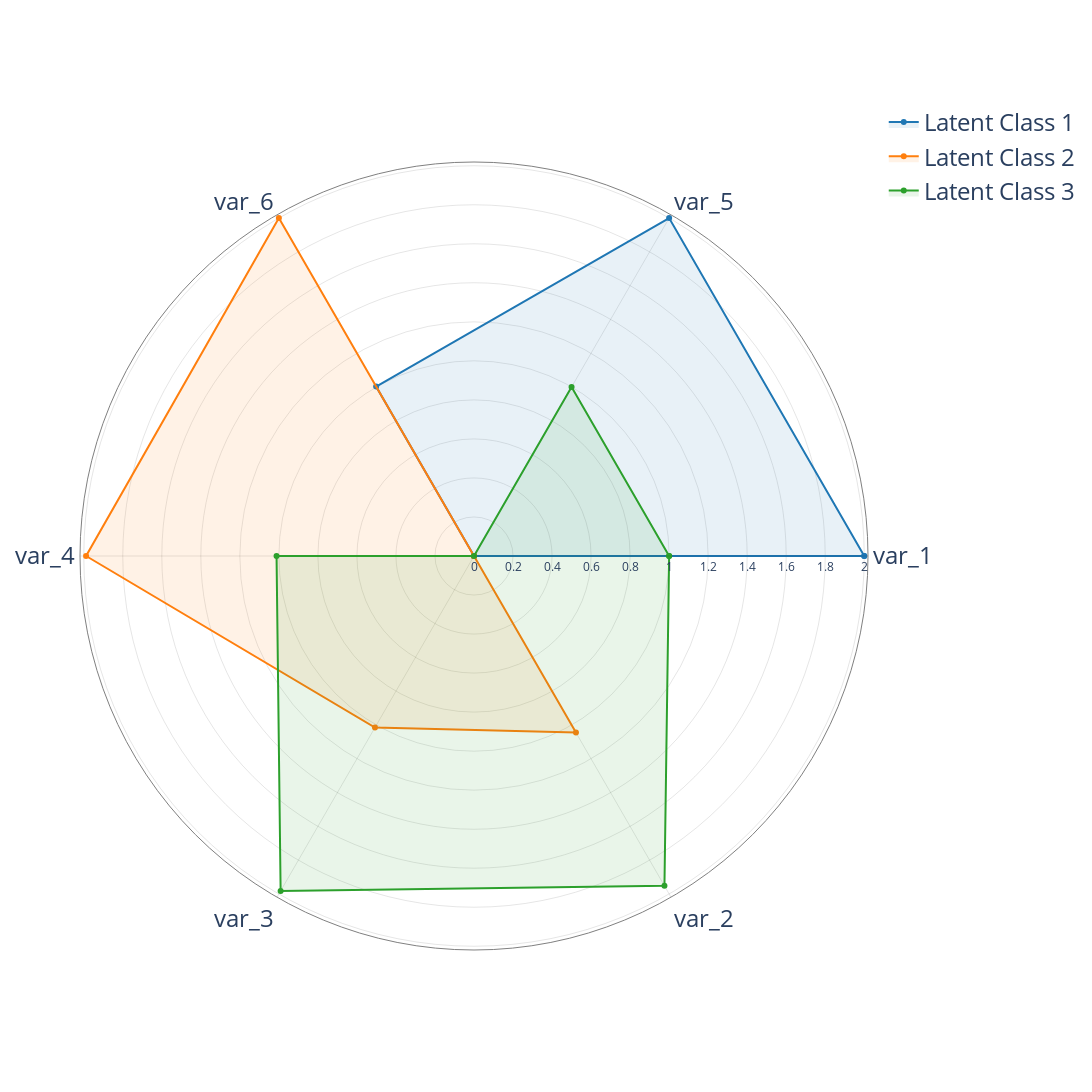

Notebook code for this chart:
### Markdown cell above
# LCA

### Code cell
lca_model, assignments = utils.analysis.lca(
    data=synthetic_cluster_data, 
    return_assignments=True, 
    show_polar_plot=True, 
    show_metrics=True
)

### Figure 1 — Plotly figure (JSON) as saved in the notebook; plotly's stock layout.template omitted (floating-point values rounded to 4 significant figures)
{"data": [{"fill": "toself", "fillcolor": "rgba(31, 119, 180, 0.1)", "line": {"color": "#1f77b4"}, "name": "Latent Class 1", "r": [2, 2, 1.003, 0, 0, 0, 2], "theta": ["var_1", "var_5", "var_6", "var_4", "var_3", "var_2", "var_1"], "type": "scatterpolar"}, {"fill": "toself", "fillcolor": "rgba(255, 127, 14, 0.1)", "line": {"color": "#ff7f0e"}, "name": "Latent Class 2", "r": [0, 0, 2, 1.988, 1.015, 1.045, 0], "theta": ["var_1", "var_5", "var_6", "var_4", "var_3", "var_2", "var_1"], "type": "scatterpolar"}, {"fill": "toself", "fillcolor": "rgba(44, 160, 44, 0.1)", "line": {"color": "#2ca02c"}, "name": "Latent Class 3", "r": [1, 1, 0, 1.012, 1.982, 1.952, 1], "theta": ["var_1", "var_5", "var_6", "var_4", "var_3", "var_2", "var_1"], "type": "scatterpolar"}], "layout": {"height": 1200, "legend": {"font": {"size": 24}}, "paper_bgcolor": "rgba(255,255,255)", "plot_bgcolor": "rgba(255,255,255)", "polar": {"angularaxis": {"gridcolor": "rgba(0,0,0,0.1)", "linecolor": "grey", "tickfont": {"size": 24}}, "bgcolor": "white", "radialaxis": {"gridcolor": "rgba(0,0,0,0.1)", "linecolor": "rgba(0,0,0,0.1)", "showline": true, "visible": true}}, "showlegend": true, "width": 2400}}
